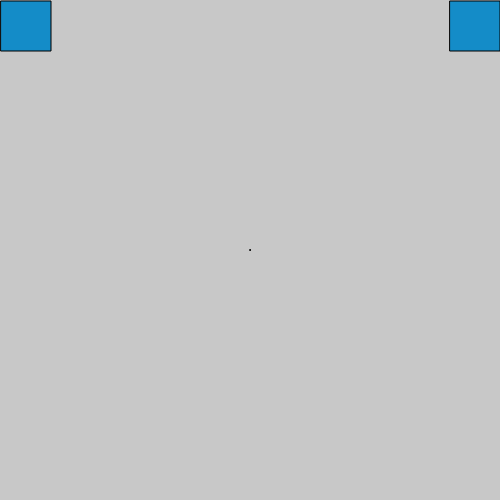
Frame 1 (no input)
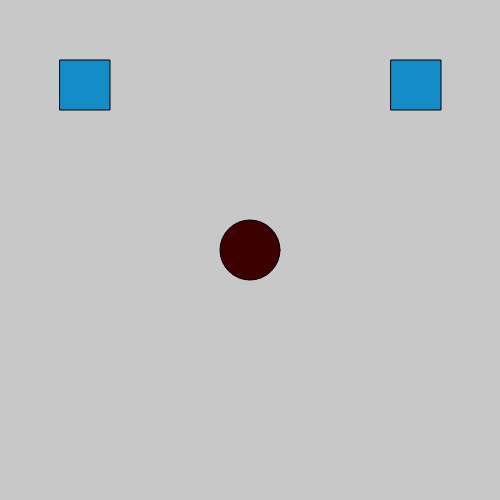
Frame 60 (no input)
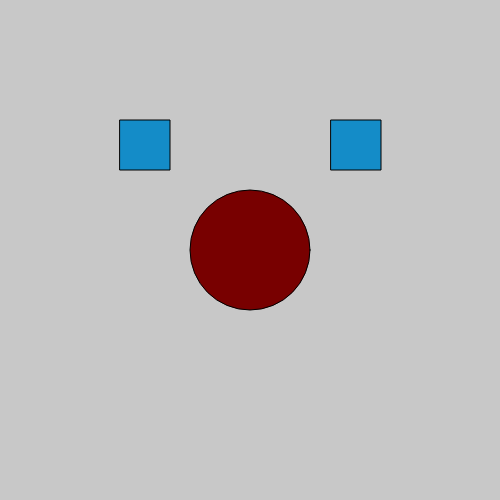
Frame 120 (the mouse pressed at the canvas centre since frame 60)

The p5.js sketch that drew these frames (run headless with seeded random() and noise() and a simulated clock; from frame 60 on, the mouse is pressed at the canvas centre):

// p5.js sketch
// ── sketch.js
/**
* Shauna Cross
* IGME-609: p5.js Demo
*/ 

/**
* setup : Initialization runs once; called automatically
* Summarize code that you add
*/
// Shauna Cross
// IGME-609 Practice
// PE Variables
// January 31, 2019

// Declare the varaible for the container holding the right rectangle x data
	var xLocationRight;

function setup() {
  createCanvas(500, 500);
  // Assign the variable the starting position
  xLocationRight = 450;
}

function draw() {
  background(200);
  
	// Draw the ellipse and increase by size and color
  fill(frameCount,0,0);
  ellipse(250,250,frameCount);
  
  // Draw the upper left rectangle and move diagonally
  fill(20,140,200);
  rect(frameCount, frameCount,50,50);
  
  // Draw the right rectangle and move diagonally
  fill(20,140,200);
  rect(xLocationRight--, frameCount,50,50);
  
}
